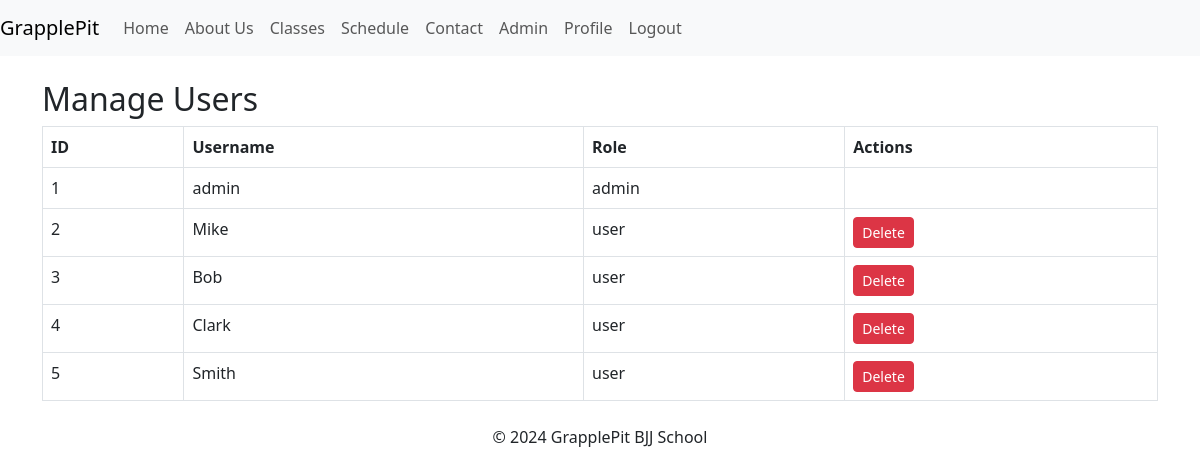
The app's page /manage_users (signed in) with its own data.
### app.py (models this page shows, shortened)
class User(UserMixin, db.Model):
    id = db.Column(db.Integer, primary_key=True)
    username = db.Column(db.String(150), unique=True, nullable=False)
    password_hash = db.Column(db.String(150), nullable=False)
    role = db.Column(db.String(50), nullable=False, default='user')  # New field for role
    created_at = db.Column(db.DateTime, default=datetime.utcnow)  # New field for registration timestamp

### app.py (the view)
@app.route('/manage_users')
@login_required
def manage_users():
    if current_user.role != 'admin':
        flash('You are not authorized to access this page.', 'danger')
        return redirect(url_for('login'))
    users = User.query.all()
    return render_template('manage_users.html', users=users)

### app.py (called while the page is built)
@login_manager.user_loader
def load_user(user_id):
    return User.query.get(int(user_id))

### templates/manage_users.html
{% extends 'base.html' %}
{% block content %}
    <h2>Manage Users</h2>
    <table class="table table-bordered table-hover">
        <thead class="thead-light">
            <tr>
                <th>ID</th>
                <th>Username</th>
                <th>Role</th>
                <th>Actions</th>
            </tr>
        </thead>
        <tbody>
            {% for user in users %}
            <tr>
                <td>{{ user.id }}</td>
                <td>{{ user.username }}</td>
                <td>{{ user.role }}</td>
                <td>
                    {% if user.role != 'admin' %}
                        <form method="POST" action="/delete_user/{{ user.id }}" style="display:inline;">
                            <button type="submit" class="btn btn-danger btn-sm">Delete</button>
                        </form>
                    {% endif %}
                </td>
            </tr>
            {% endfor %}
        </tbody>
    </table>
{% endblock %}

### templates/base.html (shortened to what this page needs)
<!DOCTYPE html>
<html lang="en">
<head>
    <link href="https://cdn.jsdelivr.net/npm/bootstrap@5.3.0/dist/css/bootstrap.min.css" rel="stylesheet">
    <link href="{{ url_for('static', filename='style.css') }}" rel="stylesheet">
    <link href="https://cdn.jsdelivr.net/npm/bootstrap-icons@1.10.5/font/bootstrap-icons.min.css" rel="stylesheet">
</head>
<body>
    <header>
        <nav class="navbar navbar-expand-lg navbar-light bg-light">
            <a class="navbar-brand" href="/">GrapplePit</a>
            <ul class="navbar-nav mr-auto">
                <li class="nav-item">
                    <a class="nav-link" href="/">Home</a>
                </li>
                <li class="nav-item">
                    <a class="nav-link" href="/about">About Us</a>
                </li>
                <li class="nav-item">
                    <a class="nav-link" href="/classes">Classes</a>
                </li>
                <li class="nav-item">
                    <a class="nav-link" href="/schedule">Schedule</a>
                </li>
                <li class="nav-item">
                    <a class="nav-link" href="/contact">Contact</a>
                </li>
            </ul>
            <ul class="navbar-nav ml-auto">
                {% if current_user.is_authenticated %}
                    {% if current_user.role == 'admin' %}
                        <li class="nav-item">
                            <a class="nav-link" href="/admin">Admin</a>
                        </li>
                    {% endif %}
                    <li class="nav-item">
                        <a class="nav-link" href="/profile">Profile</a>
                    </li>
                    <li class="nav-item">
                        <a class="nav-link" href="/logout">Logout</a>
                    </li>
                {% else %}
                    <li class="nav-item">
                        <a class="nav-link" href="/login">Login</a>
                    </li>
                {% endif %}
            </ul>
        </nav>
    </header>
    <main class="container mt-4">
        {% block content %}{% endblock %}
    </main>
    <footer class="footer text-center mt-4">
        <p>&copy; 2024 GrapplePit BJJ School</p>
    </footer>
</body>
</html>

### records on screen
User: id "1", username "admin", role "admin"
User: id "2", username "Mike", role "user"
User: id "3", username "Bob", role "user"
User: id "4", username "Clark", role "user"
User: id "5", username "Smith", role "user"
